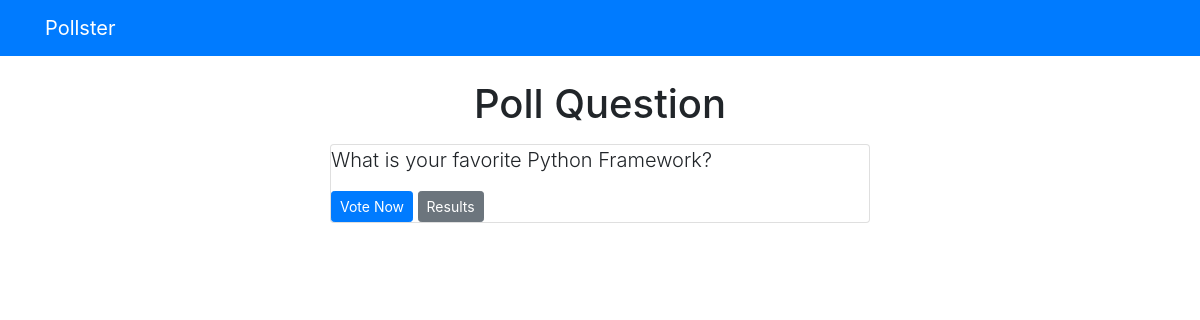
/polls/, run on an earlier commit of the app's database.
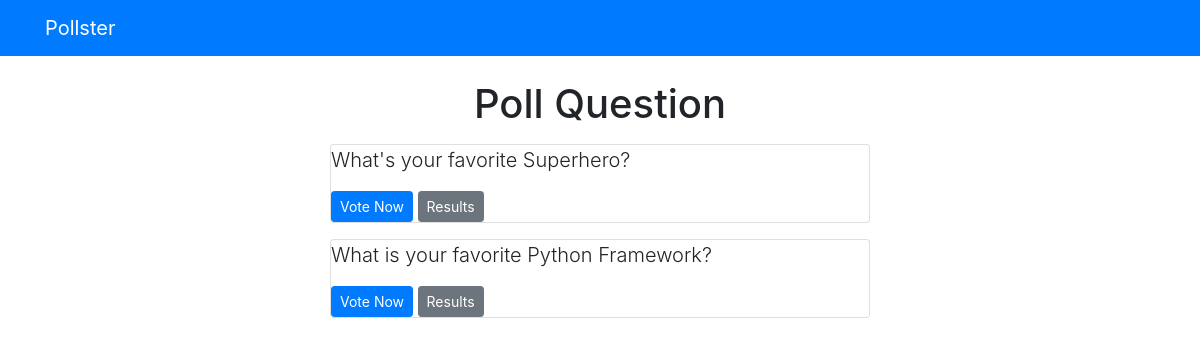
And on a later commit of the database.
### polls/models.py (models this page shows, shortened)
class Question(models.Model):
    question_text = models.CharField(max_length=300)
    pub_date = models.DateTimeField("Date published")

### polls/views.py (the view)
# urls.py: path("", views.index, name="index"),
def index(request):
    latest_question_list = Question.objects.order_by('-pub_date')[:5]
    context = {'latest_question_list': latest_question_list}
    return render(request, 'polls/index.html', context)

### templates/polls/index.html
{% extends 'base.html' %}
{% block content %}
    <h1 class="text-center mb-3">Poll Question</h1>
    {% if latest_question_list %}
        {% for question in latest_question_list %}
            <div class="card mb-3">
                <div class="card_body">
                    <p class="lead">{{ question.question_text }}</p>
                    <a class="btn btn-primary btn-sm"  href="{% url 'polls:detail' question.id %}" >Vote Now</a>
                    <a class="btn btn-secondary btn-sm"  href="{% url 'polls:results' question.id %}" >Results</a>
                </div>
            </div>
        {% endfor %}
    {% else %}
        <p>No polls available</p>
    {% endif %}
{% endblock %}

What changed in the data, as far as the page shows it:
added Question: question_text "What's your favorite Superhero?"
